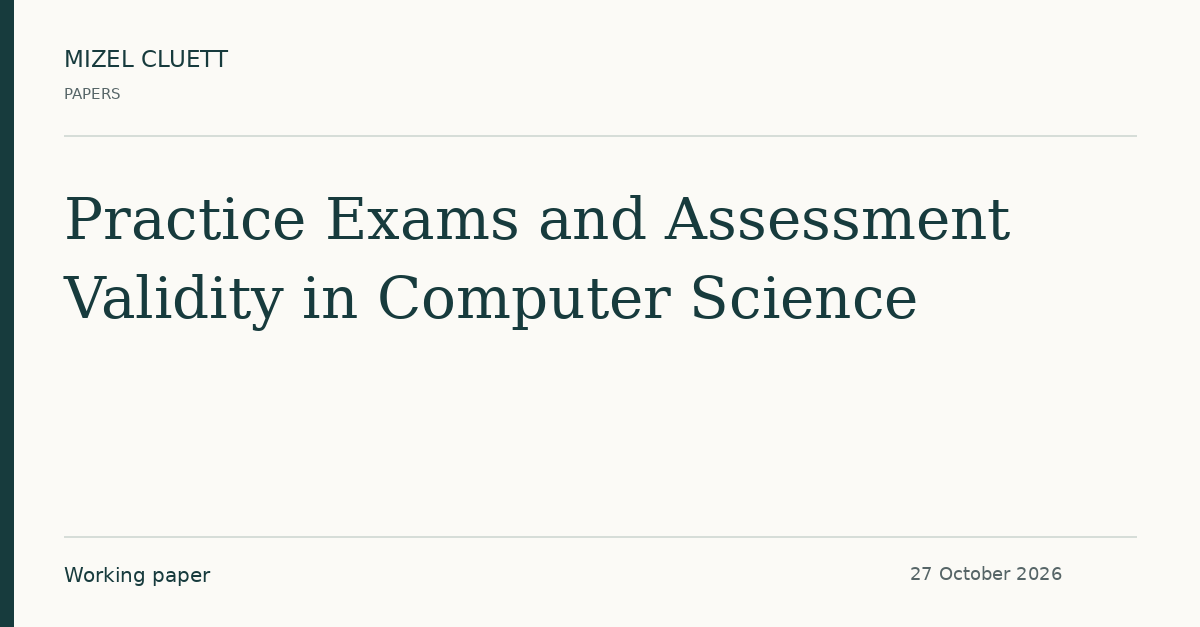
#> input picture docs/projects/practice-exams-review/assets/paper-preview.png, 1200 x 627 px; its folder holds only this picture in this run
$ python build_share_images.py
#> lines starting #> are read from the running program, lines starting #| are printed output that depends on the picture
"""Generate the publication's exact-text sharing cards. Requires Pillow."""
from pathlib import Path
from PIL import Image, ImageDraw, ImageFont

ROOT = Path(__file__).resolve().parent
OUT = ROOT / 'assets'
OUT.mkdir(exist_ok=True)
INK = '#173b3d'
MUTED = '#516866'
PAPER = '#fbfaf6'
LINE = '#cdd8d1'
RUST = '#ad6038'


def font(size, serif=False, bold=False):
    name = ('DejaVuSerif' if serif else 'DejaVuSans') + ('-Bold' if bold else '') + '.ttf'
    family = 'dejavu'
    return ImageFont.truetype(f'/usr/share/fonts/truetype/{family}/{name}', size)


def text(draw, xy, value, size, serif=False, bold=False, color=INK):
    face = font(size, serif, bold)
    box = draw.textbbox(xy, value, font=face)
    assert box[0] >= 0 and box[1] >= 0 and box[2] < draw._image.width and box[3] < draw._image.height, (value, box)
    draw.text(xy, value, font=face, fill=color)


def wide(audit=False):
#> called with audit = False
    im = Image.new('RGB', (1200, 627), PAPER)
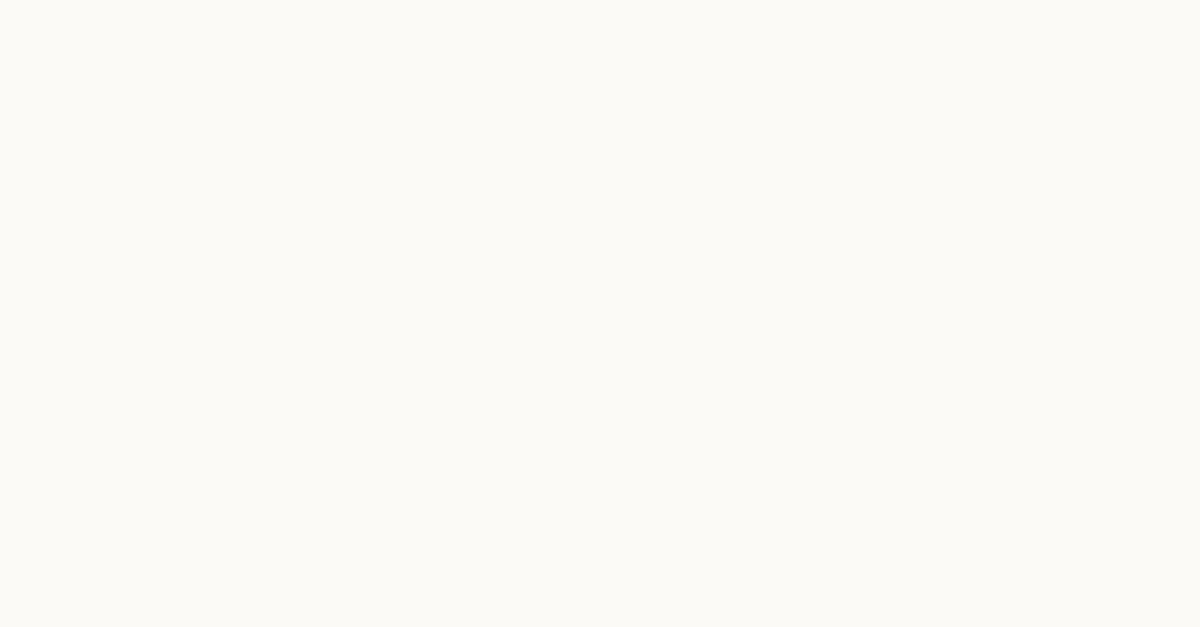
#> im: PIL image 1200x627 RGB; mean R, G, B 251, 250, 246
    d = ImageDraw.Draw(im)
    d.rectangle((0, 0, 14, 627), fill=INK)
    text(d, (64, 45), 'MIZEL CLUETT', 21, bold=True)
    text(d, (64, 79), 'RESEARCH & EDUCATION', 14, color=MUTED)
    d.line((64, 127, 1136, 127), fill=LINE, width=2)
    if audit:
        text(d, (64, 173), 'Source Verification', 68, serif=True)
        text(d, (64, 265), 'and Final Review', 68, serif=True)
        text(d, (68, 397), 'Practice exams and assessment validity', 29, color=MUTED)
        text(d, (68, 440), 'in computer science', 29, color=MUTED)
    else:
        text(d, (64, 158), 'Practice Exams', 79, serif=True)
        text(d, (64, 256), 'and Assessment Validity', 69, serif=True)
        text(d, (64, 346), 'in Computer Science', 69, serif=True)
        text(d, (68, 456), 'Preparation · Fairness · Bloom’s taxonomy', 26, color=MUTED)
    d.line((64, 531, 1136, 531), fill=LINE, width=2)
    d.rectangle((64, 531, 194, 534), fill=RUST)
    text(d, (64, 558), '21 references · Full paper & source audit', 20)
    text(d, (934, 559), 'OCTOBER 2026', 18, color=MUTED)
    im.save(OUT / ('audit-preview-v1.png' if audit else 'paper-preview-v1.png'), optimize=True)
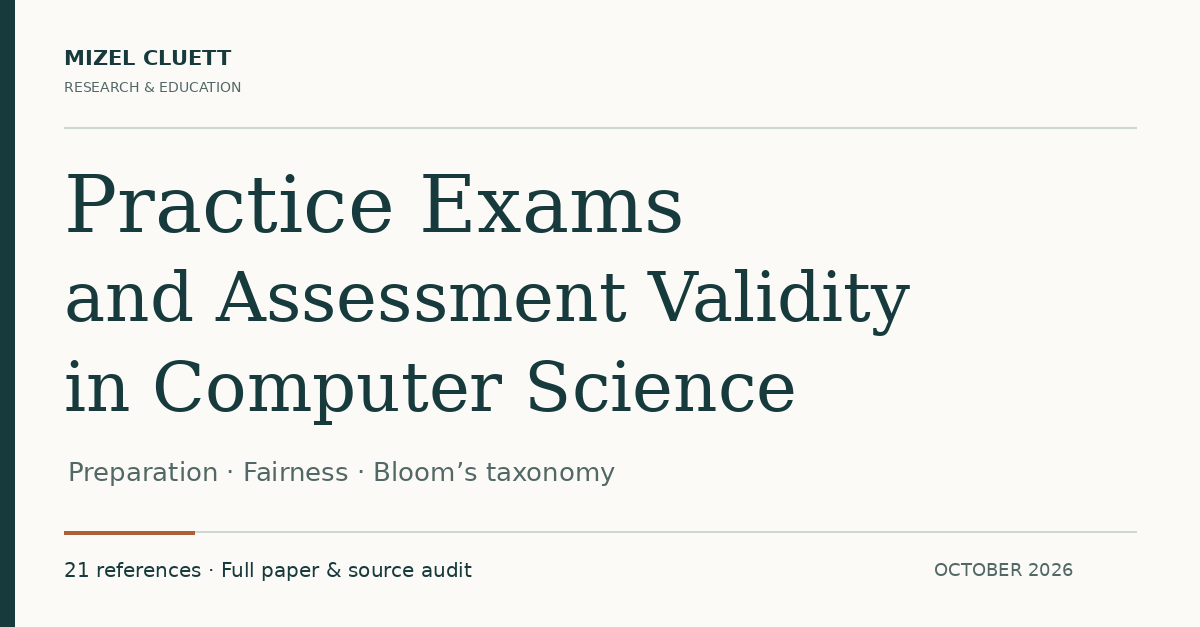
#> saved as paper-preview-v1.png: PIL image 1200x627 RGB; mean R, G, B 236.9, 238.1, 234.5
#> call 2 of wide, with audit = True
#> in wide (call 2), `im.save(OUT / ('audit-preview-v1.png' if audit else 'paper-preview-v1...`:
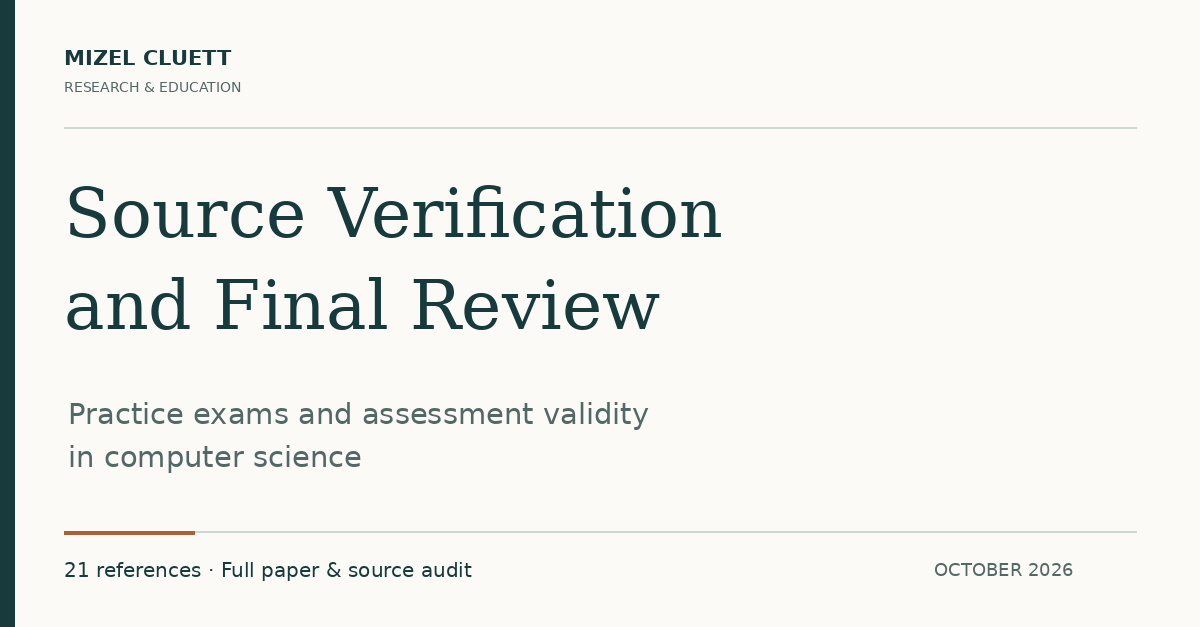
#> saved as audit-preview-v1.png: PIL image 1200x627 RGB; mean R, G, B 240.5, 241.1, 237.3


def square():
    im = Image.new('RGB', (1080, 1080), PAPER)
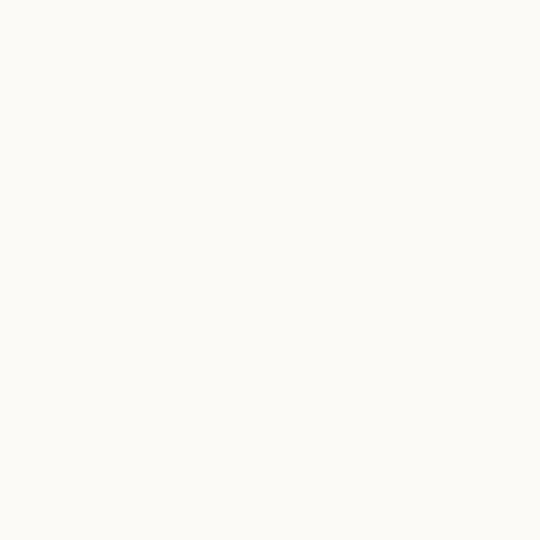
#> im: PIL image 1080x1080 RGB (shown at 1/2 size); mean R, G, B 251, 250, 246
    d = ImageDraw.Draw(im)
    d.rectangle((0, 0, 16, 1080), fill=INK)
    text(d, (72, 62), 'MIZEL CLUETT', 24, bold=True)
    text(d, (72, 105), 'RESEARCH & EDUCATION', 17, color=MUTED)
    d.line((72, 168, 1008, 168), fill=LINE, width=2)
    text(d, (72, 232), 'Practice Exams', 83, serif=True)
    text(d, (72, 338), 'and Assessment', 83, serif=True)
    text(d, (72, 444), 'Validity in', 83, serif=True)
    text(d, (72, 550), 'Computer Science', 83, serif=True)
    d.rectangle((75, 703, 210, 708), fill=RUST)
    text(d, (72, 749), 'Preparation. Fairness. Cognitive demand.', 29, color=MUTED)
    text(d, (72, 801), 'When is withholding practice defensible?', 29, color=MUTED)
    d.line((72, 934, 1008, 934), fill=LINE, width=2)
    text(d, (72, 961), 'Critical narrative review · 21 references', 22)
    text(d, (72, 1000), 'Full paper & source audit · October 2026', 20, color=MUTED)
    im.save(OUT / 'paper-share-square-v1.png', optimize=True)
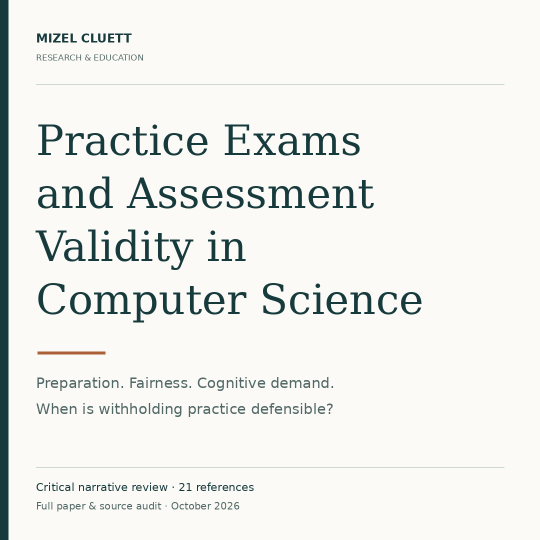
#> saved as paper-share-square-v1.png: PIL image 1080x1080 RGB (shown at 1/2 size); mean R, G, B 237.3, 238.5, 234.8


if __name__ == '__main__':
    wide()
    wide(audit=True)
    square()
    for p in sorted(OUT.glob('*.png')):
        with Image.open(p) as im:
#> im is the input picture: PIL image 1200x627 RGB; mean R, G, B 241.5, 242.1, 238.3
            print(f'{p.name}: {im.width} × {im.height}, {p.stat().st_size:,} bytes')
#| paper-preview.png: 1200 × 627, 34,119 bytes
